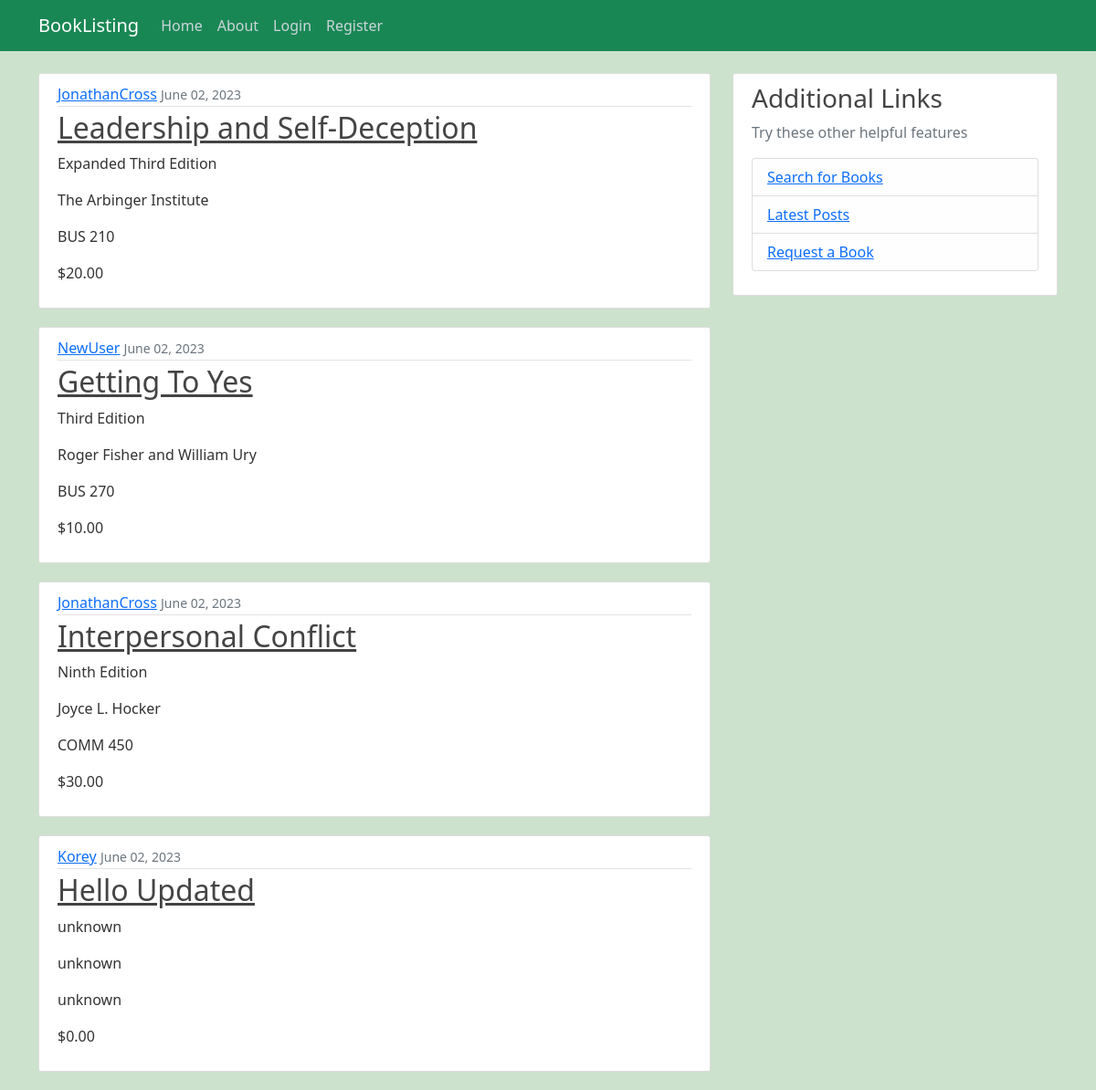
Before: / with the older database file.
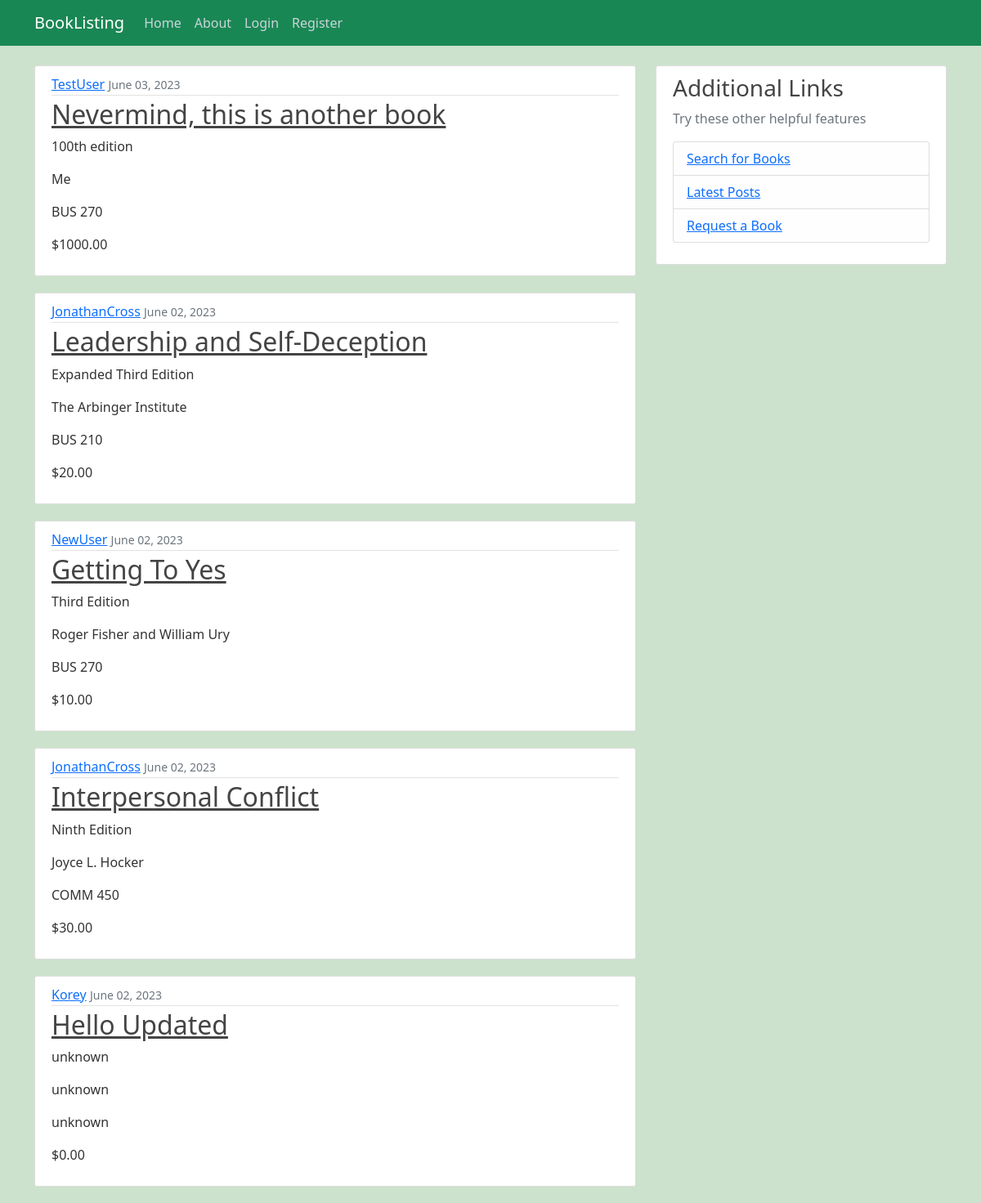
After: the same page with the newer database file.
### listing/models.py (models this page shows)
class Post(models.Model):
    title = models.CharField(max_length=100)
    content = models.TextField()
    date_posted = models.DateTimeField(default=timezone.now)
    author = models.ForeignKey(User, on_delete=models.CASCADE)
    book_author = models.CharField(max_length=100, default='unknown author')
    edition = models.CharField(max_length=100, default='unknown edition')
    course = models.CharField(max_length=100, default='unknown course')
    isbn = models.CharField(max_length=100, default='unknown isbn')
    condition = models.CharField(max_length=100, default='unknown condition')
    price = models.DecimalField(max_digits=8, decimal_places=2, default=0.00)
    contact = models.CharField(max_length=100, default='unknown contact info')
    location = models.CharField(max_length=100, default='unknown location')

### listing/views.py (the view)
# urls.py: path('', PostListView.as_view(), name='listing-home'),
class PostListView(ListView):
    model = Post
    template_name = 'listing/home.html'
    context_object_name = 'posts'
    ordering = ['-date_posted']

### listing/templates/listing/home.html
{% extends "listing/base.html" %} {% block content %} {% for post in posts %}
<article class="media content-section">
  <div class="media-body">
    <div class="article-metadata">
      <a class="mr-2" href="#">{{ post.author }}</a>
      <small class="text-muted">{{ post.date_posted|date:'F d, Y' }}</small>
    </div>
    <h2>
      <a class="article-title" href="{% url 'post-detail' post.id %}"
        >{{ post.title }}</a
      >
    </h2>
    <p class="article-edition">{{ post.edition }}</p>
    <p class="article-book_author">{{ post.book_author }}</p>
    <p class="article-book_author">{{ post.course }}</p>
    <p class="article-price">${{ post.price }}</p>
  </div>
</article>
{% endfor %} {% endblock content %}

### listing/templates/listing/base.html (shortened to what this page needs)
{% load static %}
<!DOCTYPE html>
<html lang="en">
  <head>
    <link
      href="https://cdn.jsdelivr.net/npm/bootstrap@5.0.2/dist/css/bootstrap.min.css"
      rel="stylesheet"
    />
    <link rel="stylesheet" href="{% static 'listing/main.css' %}">
  </head>
  <body style="background-color: rgb(204, 226, 204);">
    <header class="site-header">
      <nav class="navbar navbar-expand-md navbar-dark bg-success fixed-top">
        <div class="container">
          <a class="navbar-brand mr-4" href="{% url 'listing-home' %}">BookListing</a>
          <div class="collapse navbar-collapse" id="navbarToggle">
            <div class="navbar-nav mr-auto">
              <a class="nav-item nav-link" href="{% url 'listing-home' %}">Home</a>
              <a class="nav-item nav-link" href="{% url 'listing-about' %}">About</a>
            </div>
            <div class="navbar-nav">
              {% if user.is_authenticated %}
              <a class="nav-item nav-link" href="{% url 'post-create' %}">Create New Listing</a>
              <a class="nav-item nav-link" href="{% url 'profile' %}">Profile</a>
              <a class="nav-item nav-link" href="{% url 'logout' %}">Logout</a>
              {% else %}
              <a class="nav-item nav-link" href="{% url 'login' %}">Login</a>
              <a class="nav-item nav-link" href="{% url 'register' %}">Register</a>
              {% endif %}
            </div>
          </div>
        </div>
      </nav>
    </header>
    <main role="main" class="container">
      <div class="row">
        <div class="col-md-8">
          {% block content %}{% endblock %}
        </div>
        <div class="col-md-4">
          <div class="content-section">
            <h3>Additional Links</h3>
            <p class='text-muted'>Try these other helpful features
              <ul class="list-group">
                <li class="list-group-item list-group-item-light"><a href="#">Search for Books</a></li>
                <li class="list-group-item list-group-item-light"><a href="#">Latest Posts</a></li>
                <li class="list-group-item list-group-item-light"><a href="#">Request a Book</a></li>
              </ul>
            </p>
          </div>
        </div>
      </div>
    </main>
  </body>
</html>

### listing/static/listing/main.css (style rules this page uses)
body { background: #fafafa; color: #333333; margin-top: 5rem; }
h1, h2, h3, h4, h5, h6 { color: #444444; }
ul { margin: 0; }
.site-header .navbar-nav .nav-link { color: #cbd5db; }
.content-section { background: #ffffff; padding: 10px 20px; border: 1px solid #dddddd; border-radius: 3px; margin-bottom: 20px; }
.article-title { color: #444444; }
.article-metadata { padding-bottom: 1px; margin-bottom: 4px; border-bottom: 1px solid #e3e3e3; }

Changed rows visible on the page:
added Post: author "TestUser", date_posted "June 03, 2023", title "Nevermind, this is another book", edition "100th edition", book_author "Me", course "BUS 270", price "1000.00"
